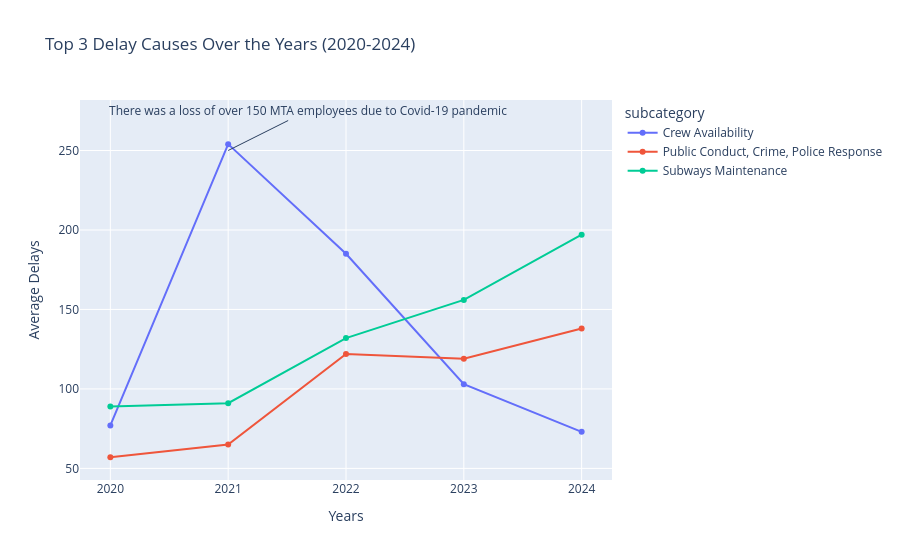

Notebook source saved alongside this figure:
### Code cell
delay = px.line(top_3, x= 'year', y= 'delays', color = 'subcategory', markers = True,title= 'Top 3 Delay Causes Over the Years (2020-2024)')
delay.update_xaxes(tickmode='linear', dtick=1) 
delay.update_layout(xaxis_title= 'Years', yaxis_title= 'Average Delays')
delay.add_annotation(x=2021, y=250, text = 'There was a loss of over 150 MTA employees due to Covid-19 pandemic',
                  ax=80, ay=-40, align ='right')
#Add source
note = 'Source: MTA2020AnnualReporttotheGovernor,PAL§2800'
delay.add_annotation(
    showarrow=False,
    text=note,
    font=dict(size=10), 
    xref='x domain',
    x=0.5,
    yref='y domain',
    y=-0.4
    )
delay.show()

### Figure 1 — Plotly figure (JSON) as saved in the notebook; plotly's stock layout.template omitted (floating-point values rounded to 4 significant figures)
{"data": [{"hovertemplate": "subcategory=Crew Availability<br>year=%{x}<br>delays=%{y}<extra></extra>", "legendgroup": "Crew Availability", "line": {"color": "#636efa", "dash": "solid"}, "marker": {"symbol": "circle"}, "mode": "lines+markers", "name": "Crew Availability", "orientation": "v", "showlegend": true, "type": "scatter", "x": [2020, 2021, 2022, 2023, 2024], "xaxis": "x", "y": [77, 254, 185, 103, 73], "yaxis": "y"}, {"hovertemplate": "subcategory=Public Conduct, Crime, Police Response<br>year=%{x}<br>delays=%{y}<extra></extra>", "legendgroup": "Public Conduct, Crime, Police Response", "line": {"color": "#EF553B", "dash": "solid"}, "marker": {"symbol": "circle"}, "mode": "lines+markers", "name": "Public Conduct, Crime, Police Response", "orientation": "v", "showlegend": true, "type": "scatter", "x": [2020, 2021, 2022, 2023, 2024], "xaxis": "x", "y": [57, 65, 122, 119, 138], "yaxis": "y"}, {"hovertemplate": "subcategory=Subways Maintenance<br>year=%{x}<br>delays=%{y}<extra></extra>", "legendgroup": "Subways Maintenance", "line": {"color": "#00cc96", "dash": "solid"}, "marker": {"symbol": "circle"}, "mode": "lines+markers", "name": "Subways Maintenance", "orientation": "v", "showlegend": true, "type": "scatter", "x": [2020, 2021, 2022, 2023, 2024], "xaxis": "x", "y": [89, 91, 132, 156, 197], "yaxis": "y"}], "layout": {"annotations": [{"align": "right", "ax": 80, "ay": -40, "text": "There was a loss of over 150 MTA employees due to Covid-19 pandemic", "x": 2021, "y": 250}, {"font": {"size": 10}, "showarrow": false, "text": "Source: MTA2020AnnualReporttotheGovernor,PAL§2800", "x": 0.5, "xref": "x domain", "y": -0.4, "yref": "y domain"}], "autosize": true, "legend": {"title": {"text": "subcategory"}, "tracegroupgap": 0}, "title": {"text": "Top 3 Delay Causes Over the Years (2020-2024)"}, "xaxis": {"anchor": "y", "autorange": true, "domain": [0, 1], "dtick": 1, "range": [2020.0, 2024.0], "tickmode": "linear", "title": {"text": "Years"}, "type": "linear"}, "yaxis": {"anchor": "x", "autorange": true, "domain": [0, 1], "range": [36.19, 330.0], "title": {"text": "Average Delays"}, "type": "linear"}}}
